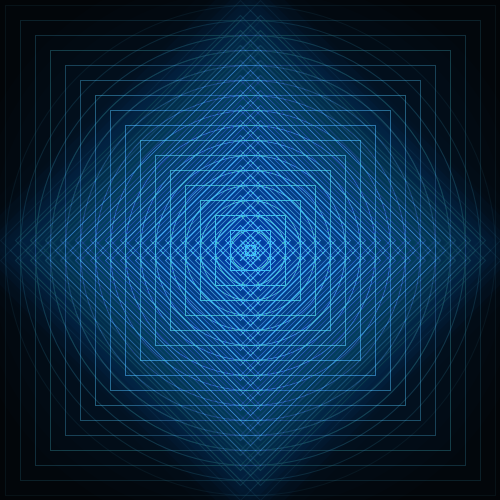
Frame 1 (no input)
Frame 60 (the mouse pressed at the canvas centre just before this capture): identical to frame 1, image omitted
Frame 120 (the mouse held since frame 60 and released just before this capture): identical to frame 1, image omitted

The Processing sketch that drew this single still picture (run headless with seeded random() and noise(); from frame 60 on, the mouse is pressed at the canvas centre):

// Processing sketch: processing_31911
// ── processing_31911.pde

int xPos = 0;
int yPos = 0;
int quadXPos1 = 240;
int quadYPos1 = 240;
int quadXPos2 = 260;
int quadYPos2 = 260;
int quadXPos3 = 260;
int quadYPos3 = 260;
int quadXPos4 = 240;
int quadYPos4 = 240;

int quad2XPos1 = 260;
int quad2YPos1 = 260;
int quad2XPos2 = 240;
int quad2YPos2 = 240;
int quad2XPos3 = 240;
int quad2YPos3 = 240;
int quad2XPos4 = 260;
int quad2YPos4 = 260;

int quad3XPos1 = 260; 
int quad3YPos1 = 240; //225
int quad3XPos2 = 260; //275
int quad3YPos2 = 240;
int quad3XPos3 = 240; 
int quad3YPos3 = 260; //275
int quad3XPos4 = 240; //225
int quad3YPos4 = 260;

int quad4XPos1 = 240;
int quad4YPos1 = 260;
int quad4XPos2 = 240;
int quad4YPos2 = 260;
int quad4XPos3 = 260;
int quad4YPos3 = 240;
int quad4XPos4 = 260;
int quad4YPos4 = 240;

int quad5XPos1 = 250;
int quad5YPos1 = 250;
int quad5XPos2 = 250;
int quad5YPos2 = 250;
int quad5XPos3 = 250;
int quad5YPos3 = 250;
int quad5XPos4 = 250;
int quad5YPos4 = 250;

int shapeSize = 10;
int count = 0;
int trans = 255;

void setup(){
  size(500, 500);
  background(2);
 
  smooth();
  fill(0,90,212,2);
  rectMode(CENTER);
  frameRate(10);
}

void draw(){
  
  while (count<20){
     stroke(77,218,255,trans);
    ellipse (250,250,shapeSize,shapeSize);
    rect (250,250,shapeSize,shapeSize);
    quad (quadXPos1,quadYPos1,quadXPos2,quadYPos2,quadXPos3,quadYPos3,quadXPos4,quadYPos4);
    quad (quad2XPos1,quad2YPos1,quad2XPos2,quad2YPos2,quad2XPos3,quad2YPos3,quad2XPos4,quad2YPos4);
    quad (quad3XPos1,quad3YPos1,quad3XPos2,quad3YPos2,quad3XPos3,quad3YPos3,quad3XPos4,quad3YPos4);
    quad (quad4XPos1,quad4YPos1,quad4XPos2,quad4YPos2,quad4XPos3,quad4YPos3,quad4XPos4,quad4YPos4);
    quad (quad5XPos1,quad5YPos1,quad5XPos2,quad5YPos2,quad5XPos3,quad5YPos3,quad5XPos4,quad5YPos4);
    
    shapeSize = shapeSize+30;
    trans = trans - 15;
     quadXPos1 = quadXPos1;
     quadYPos1 = quadYPos1 -15;
     quadXPos2 = quadXPos2 +15;
     quadYPos2 = quadYPos2;
     quadXPos3 = quadXPos3;
     quadYPos3 = quadYPos3 +15;
     quadXPos4 = quadXPos4 -15;
     quadYPos4 = quadYPos4;
     
     quad2XPos1 = quad2XPos1;
     quad2YPos1 = quad2YPos1 -15;
     quad2XPos2 = quad2XPos2 +15;
     quad2YPos2 = quad2YPos2;
     quad2XPos3 = quad2XPos3;
     quad2YPos3 = quad2YPos3 +15;
     quad2XPos4 = quad2XPos4 -15;
     quad2YPos4 = quad2YPos4;
     
     quad3XPos1 = quad3XPos1;
     quad3YPos1 = quad3YPos1 -15;
     quad3XPos2 = quad3XPos2 +15;
     quad3YPos2 = quad3YPos2;
     quad3XPos3 = quad3XPos3;
     quad3YPos3 = quad3YPos3 +15;
     quad3XPos4 = quad3XPos4 -15;
     quad3YPos4 = quad3YPos4;
     
     quad4XPos1 = quad4XPos1;
     quad4YPos1 = quad4YPos1 -15;
     quad4XPos2 = quad4XPos2 +15;
     quad4YPos2 = quad4YPos2;
     quad4XPos3 = quad4XPos3;
     quad4YPos3 = quad4YPos3 +15;
     quad4XPos4 = quad4XPos4 -15;
     quad4YPos4 = quad4YPos4;
     
     quad5XPos1 = quad5XPos1;
     quad5YPos1 = quad5YPos1 -15;
     quad5XPos2 = quad5XPos2 +15;
     quad5YPos2 = quad5YPos2;
     quad5XPos3 = quad5XPos3;
     quad5YPos3 = quad5YPos3 +15;
     quad5XPos4 = quad5XPos4 -15;
     quad5YPos4 = quad5YPos4;
     
    count++;
  }
  xPos = xPos + 100;
  shapeSize = 10;

  
  if(xPos>500){
    xPos = xPos + 15;
    yPos = yPos + 70;
    xPos = 0;
    
  }
  if(yPos>500){
    xPos=0;
    yPos=0;
  }

}
